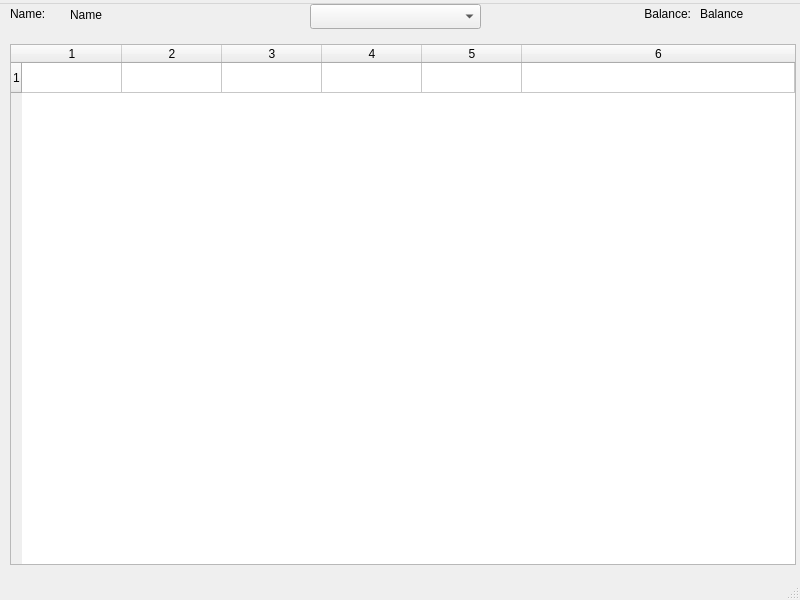
<?xml version="1.0" encoding="UTF-8"?>
<ui version="4.0">
 <class>MainWindow</class>
 <widget class="QMainWindow" name="MainWindow">
  <property name="geometry">
   <rect>
    <x>0</x>
    <y>0</y>
    <width>800</width>
    <height>600</height>
   </rect>
  </property>
  <property name="windowTitle">
   <string>Komunitin Lite</string>
  </property>
  <property name="windowIcon">
   <iconset resource="svg/icons.qrc">
    <normaloff>:/komunitin_icon.svg</normaloff>:/komunitin_icon.svg</iconset>
  </property>
  <widget class="QWidget" name="centralwidget">
   <widget class="QTableWidget" name="tableWidget">
    <property name="geometry">
     <rect>
      <x>10</x>
      <y>40</y>
      <width>786</width>
      <height>521</height>
     </rect>
    </property>
    <property name="minimumSize">
     <size>
      <width>651</width>
      <height>0</height>
     </size>
    </property>
    <property name="sortingEnabled">
     <bool>true</bool>
    </property>
    <property name="rowCount">
     <number>1</number>
    </property>
    <property name="columnCount">
     <number>6</number>
    </property>
    <attribute name="horizontalHeaderCascadingSectionResizes">
     <bool>false</bool>
    </attribute>
    <attribute name="horizontalHeaderStretchLastSection">
     <bool>true</bool>
    </attribute>
    <attribute name="verticalHeaderShowSortIndicator" stdset="0">
     <bool>true</bool>
    </attribute>
    <attribute name="verticalHeaderStretchLastSection">
     <bool>false</bool>
    </attribute>
    <row/>
    <column/>
    <column/>
    <column/>
    <column/>
    <column/>
    <column/>
   </widget>
   <widget class="QLabel" name="nameLabel">
    <property name="geometry">
     <rect>
      <x>10</x>
      <y>0</y>
      <width>61</width>
      <height>20</height>
     </rect>
    </property>
    <property name="text">
     <string>Name:</string>
    </property>
    <property name="alignment">
     <set>Qt::AlignLeading|Qt::AlignLeft|Qt::AlignVCenter</set>
    </property>
   </widget>
   <widget class="QLabel" name="nameInsertLabel">
    <property name="geometry">
     <rect>
      <x>70</x>
      <y>0</y>
      <width>161</width>
      <height>21</height>
     </rect>
    </property>
    <property name="text">
     <string>Name</string>
    </property>
   </widget>
   <widget class="QComboBox" name="accountComboBox">
    <property name="geometry">
     <rect>
      <x>310</x>
      <y>0</y>
      <width>171</width>
      <height>25</height>
     </rect>
    </property>
   </widget>
   <widget class="QLabel" name="balanceLabel">
    <property name="geometry">
     <rect>
      <x>610</x>
      <y>0</y>
      <width>81</width>
      <height>20</height>
     </rect>
    </property>
    <property name="text">
     <string>Balance:</string>
    </property>
    <property name="alignment">
     <set>Qt::AlignRight|Qt::AlignTrailing|Qt::AlignVCenter</set>
    </property>
   </widget>
   <widget class="QLabel" name="balanceInsertLabel">
    <property name="geometry">
     <rect>
      <x>700</x>
      <y>0</y>
      <width>91</width>
      <height>20</height>
     </rect>
    </property>
    <property name="text">
     <string>Balance</string>
    </property>
   </widget>
  </widget>
  <widget class="QMenuBar" name="menubar">
   <property name="geometry">
    <rect>
     <x>0</x>
     <y>0</y>
     <width>800</width>
     <height>22</height>
    </rect>
   </property>
   <widget class="QMenu" name="menuApp">
    <property name="whatsThis">
     <string>Menu</string>
    </property>
    <property name="accessibleName">
     <string>Menu</string>
    </property>
    <property name="title">
     <string/>
    </property>
    <property name="icon">
     <iconset resource="svg/icons.qrc">
      <normaloff>:/menu.svg</normaloff>:/menu.svg</iconset>
    </property>
    <addaction name="actionNew_User"/>
    <addaction name="actionNew_transaction"/>
    <addaction name="actionQuit"/>
   </widget>
   <addaction name="menuApp"/>
  </widget>
  <widget class="QStatusBar" name="statusbar"/>
  <action name="actionNew_User">
   <property name="text">
    <string>New user</string>
   </property>
  </action>
  <action name="actionNew_transaction">
   <property name="text">
    <string>New transaction</string>
   </property>
  </action>
  <action name="actionQuit">
   <property name="text">
    <string>Quit</string>
   </property>
  </action>
 </widget>
 <resources>
  <include location="svg/icons.qrc"/>
 </resources>
 <connections/>
</ui>
